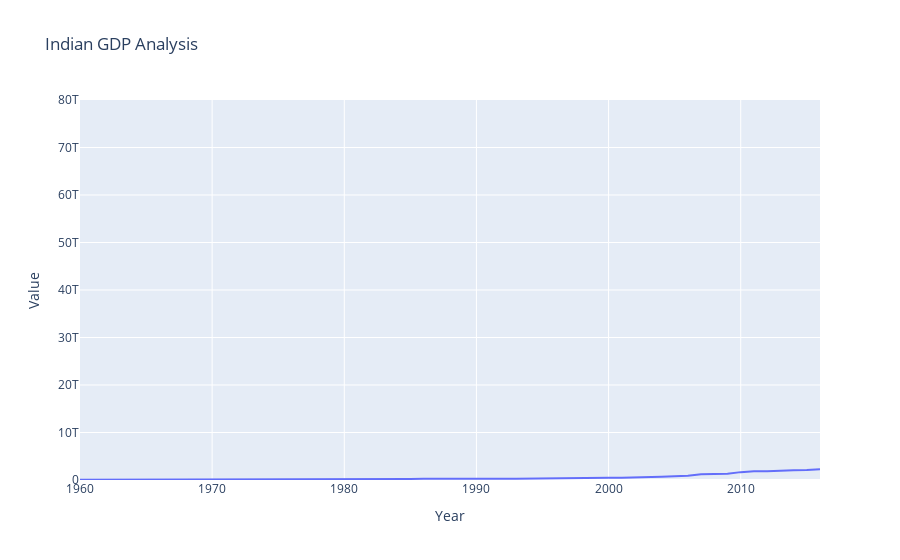

The notebook cell saved with this chart:
### Code cell
df_pr = df[df['Country Name'] == 'India']

fig = px.line(df_pr, x = 'Year', y = 'Value', title = 'Indian GDP Analysis', range_y = [0, 80000000000000])

fig
